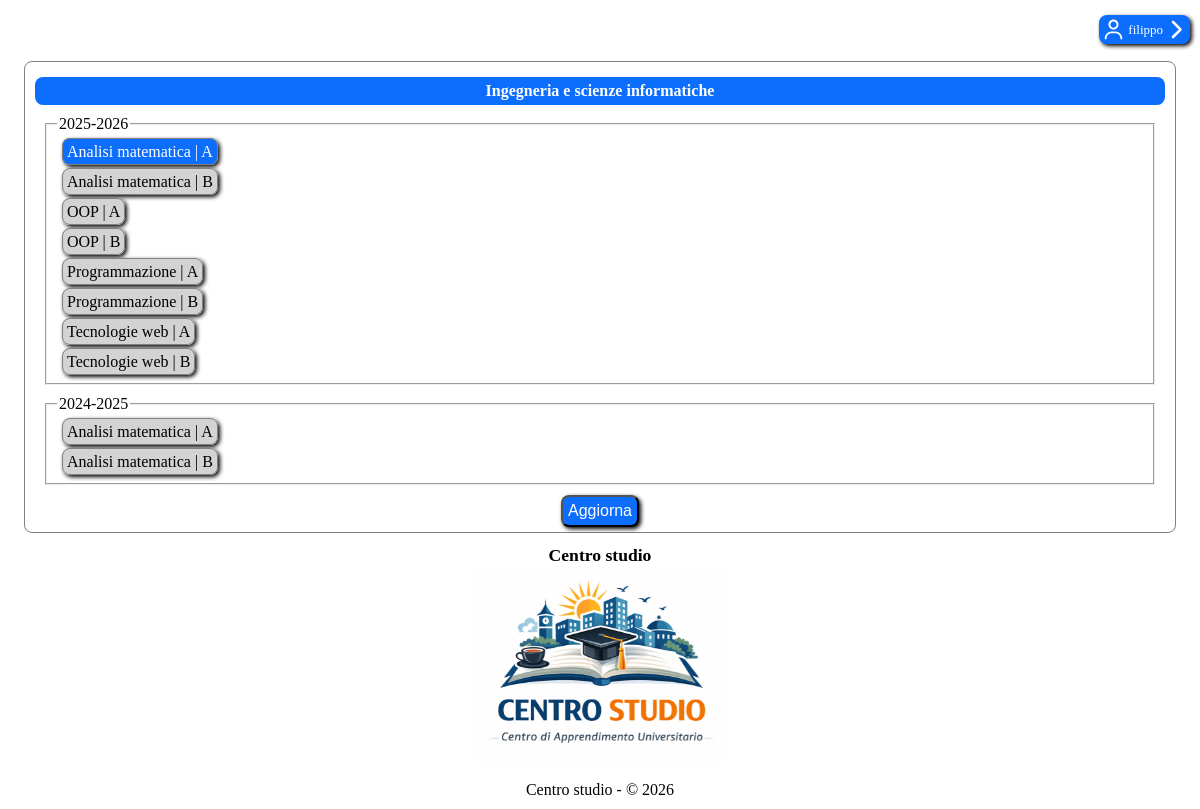
The app's page /classes.php (signed in) with its own data.
### tables this page shows
CREATE TABLE `classi` (
  `id` int(11) NOT NULL AUTO_INCREMENT,
  `corso_id` int(11) NOT NULL,
  `anno_accademico` varchar(255) NOT NULL,
  `nome` varchar(255) NOT NULL,
  `sezione` varchar(255) NOT NULL,
  `professore` varchar(255) NOT NULL,
  `assistente` varchar(255) DEFAULT NULL,
  PRIMARY KEY (`id`),
  UNIQUE KEY `IDCLASSI` (`corso_id`,`anno_accademico`,`nome`,`sezione`),
  KEY `FKrefers` (`anno_accademico`),
  KEY `FKcorso` (`corso_id`),
  KEY `FKassistente_idx` (`assistente`),
  KEY `FKprofessore_idx` (`professore`),
  CONSTRAINT `FKassistente` FOREIGN KEY (`assistente`) REFERENCES `assistenti` (`email`),
  CONSTRAINT `FKprofessore` FOREIGN KEY (`professore`) REFERENCES `professori` (`email`),
  CONSTRAINT `FKrefers` FOREIGN KEY (`anno_accademico`) REFERENCES `anni_accademici` (`anno`),
  CONSTRAINT `FKrelated` FOREIGN KEY (`corso_id`) REFERENCES `corsi` (`id`)
);

### classes.php (called while the page is built, shortened)
<?php
require_once "utils/bootstrap.php";
if (isAdmin()) {
    $userClasses = [];
} else {
        $userClasses = array_column(
        $dbh->getUserClassesByEmail($_SESSION["email"]),
        "classe_id"
    );
}
$courses = [];
foreach ($dbh->getAllCourses(isAdmin() ? 0 : $_SESSION["email"]) as $corso) {
    $ris = $dbh->getClassesByCourseID($corso["corso_id"]);
    $temporaneo = [];
    foreach ($ris as $elemento) {
        if (in_array($elemento["id"], $userClasses)) {
            $elemento["checked"] = true;
        } else {
            $elemento["checked"] = false;
        }
    $temporaneo[$elemento["anno_accademico"]][] = $elemento;
    }
    $courses[$corso["corso_nome"]] = $temporaneo;
}
require "template/skeleton.php";
?>

### utils/functions.php (called while the page is built, shortened)
<?php
function isAdmin(){
    return isset($_SESSION["amministratore"]) && $_SESSION["amministratore"] === true;
}
?>

### utils/bootstrap.php (called while the page is built, shortened)
<?php
require_once(__DIR__."/functions.php");
require_once(__DIR__."/../db/db.php");
$dbHost = getenv('DB_HOST') ?: 'localhost';
$dbUser = getenv('DB_USER') ?: 'root';
$dbPass = getenv('DB_PASS') ?: '';
$dbName = getenv('DB_NAME') ?: 'centrostudio';
$dbPort = getenv('DB_PORT') ?: 3306;
$dbh = new DatabaseHelper($dbHost, $dbUser, $dbPass, $dbName, $dbPort);
?>

### db/db.php (called while the page is built, shortened)
<?php
class DatabaseHelper{
    private $db;
    public function __construct($servername, $username, $password, $dbname, $port){
        $this->db = new mysqli($servername, $username, $password, $dbname, $port);
    }
    public function getAllCourses($email=0){
        if($email!=0){
            $query = "SELECT corsi_dei_clienti.corso_id AS corso_id, corsi.nome AS corso_nome FROM corsi, corsi_dei_clienti WHERE corsi_dei_clienti.email = ? AND corsi_dei_clienti.corso_id = corsi.id ORDER BY corso_nome ASC";
            $stmt = $this->db->prepare($query);
            $stmt->bind_param('s', $email);
            $stmt->execute();
            $risultato = $stmt->get_result();
        } else {
            $query = "SELECT id AS corso_id, nome AS corso_nome FROM corsi ORDER BY corso_nome ASC";
            $stmt = $this->db->prepare($query);
            $stmt->execute();
            $risultato = $stmt->get_result();
        }
        return $risultato->fetch_all(MYSQLI_ASSOC);
    }
    public function getClassesByCourseID(int $course_id, string $year = null): array {
    $query = "SELECT id, nome, sezione, anno_accademico, professore, assistente, corso_id FROM classi WHERE corso_id = ?";
        $stmt = $this->db->prepare($query);
        if ($year != null) {
            $stmt->bind_param('is', $course_id, $year);
        } else {
            $stmt->bind_param('i', $course_id);
        }
        $stmt->execute();
        $risultato = $stmt->get_result();
        return $risultato->fetch_all(MYSQLI_ASSOC);
    }
}
?>

### template/classes.php (the view, shortened to what this page needs)
<?php
$courses = isset($courses) && is_array($courses) ? $courses : [];
?>
        <form action="<?php echo isAdmin() ? "#" : "classes.php"; ?>" method="POST">
            <?php foreach($courses as $corso => $years): ?>
                <h2><?php echo htmlspecialchars($corso); ?></h2>
                <?php krsort($years); foreach($years as $year => $classes): ?>
                <fieldset>
                    <legend><?php echo htmlspecialchars($year); ?></legend>
                    <ul>
                    <?php foreach($classes as $classe):
                        $classe = is_array($classe) ? $classe : [];
                        $cid = isset($classe["id"]) ? $classe["id"] : '';
                        $cnome = isset($classe["nome"]) ? $classe["nome"] : '';
                        $csezione = isset($classe["sezione"]) ? $classe["sezione"] : '';
                    ?>
                    <li>
                        <label <?php if (!isAdmin()) echo "for=\"classe_" . htmlspecialchars($cid) . "\""; ?>>
                                <?php if (isAdmin()): ?>
                                    <a href="class.php?classe_id=<?php echo urlencode($cid);
                                    ?>"><?php echo htmlspecialchars($cnome); ?> | <?php echo htmlspecialchars($csezione); ?></a>
                            <?php else: ?>
                                ?> /><?php
                                echo htmlspecialchars($cnome); ?> | <?php echo htmlspecialchars($csezione);
                            endif; ?>
                        </label>
                    </li>
                    <?php endforeach; ?>
                    </ul>
                </fieldset>
                <?php endforeach; ?>
            <?php endforeach; ?>
            <?php if (!isAdmin() && count($courses) > 0): ?>
            <div>
                <input type="submit" name="submit" value="Aggiorna" />
            </div>
            <?php endif; ?>
        </form>

### css/common.css (style rules this page uses)
:root { --primary-bg: white; --secondary-bg: lightgray; --primary-fg: black; --brand-bg: #0d6efd; --brand-bg-hover: #0b5ed7; --brand-fg: white; --border: gray; --logout-fg: red; }
body, header, h1, ul { margin: 0; padding: 0; }
body { display: flex; flex-direction: column; min-height: 100vh; background-color: var(--secondary-bg); }

### css/classes.css (style rules this page uses)
form { margin: 2px 2%; border: 1px solid var(--border); border-radius: 8px; padding: 5px 10px; }
form h2 { border-radius: 8px; background: var(--brand-bg); color: var(--brand-fg); margin: 10px 0; padding: 5px 0; text-align: center; font-size: medium; }
form fieldset { margin: 0 10px 10px 10px; padding: 5px 10px; }
form fieldset ul { list-style: none; }
form fieldset ul li { padding: 5px; margin-bottom: 2px; }
form fieldset ul li label { padding: 4px; border: 1px solid var(--border); border-radius: 8px; background: var(--secondary-bg); box-shadow: 2px 2px 4px black; user-select: none; }
form fieldset ul li label:has(input:checked) { background: var(--brand-bg); color: var(--brand-fg); }
form div { position: sticky; bottom: 25px; right: 25px; z-index: 1; display: flex; justify-content: center; }
form div input { padding: 5px; background: var(--brand-bg); color: var(--brand-fg); border-radius: 8px; font-size: medium; box-shadow: 2px 2px 4px black; }

### records on screen
classi: nome "Analisi matematica", sezione "B"
classi: nome "OOP", sezione "A"
classi: nome "OOP", sezione "B"
classi: nome "Programmazione", sezione "A"
classi: nome "Programmazione", sezione "B"
classi: nome "Tecnologie web", sezione "A"
classi: nome "Tecnologie web", sezione "B"
classi: nome "Analisi matematica", sezione "A"
classi: nome "Analisi matematica", sezione "B"

### other values on screen
$_SESSION["nome_utente"] "filippo"
$corso "Ingegneria e scienze informatiche"
$year "2025-2026"
$cnome "Analisi matematica"
$csezione "A"
$year "2024-2025"
